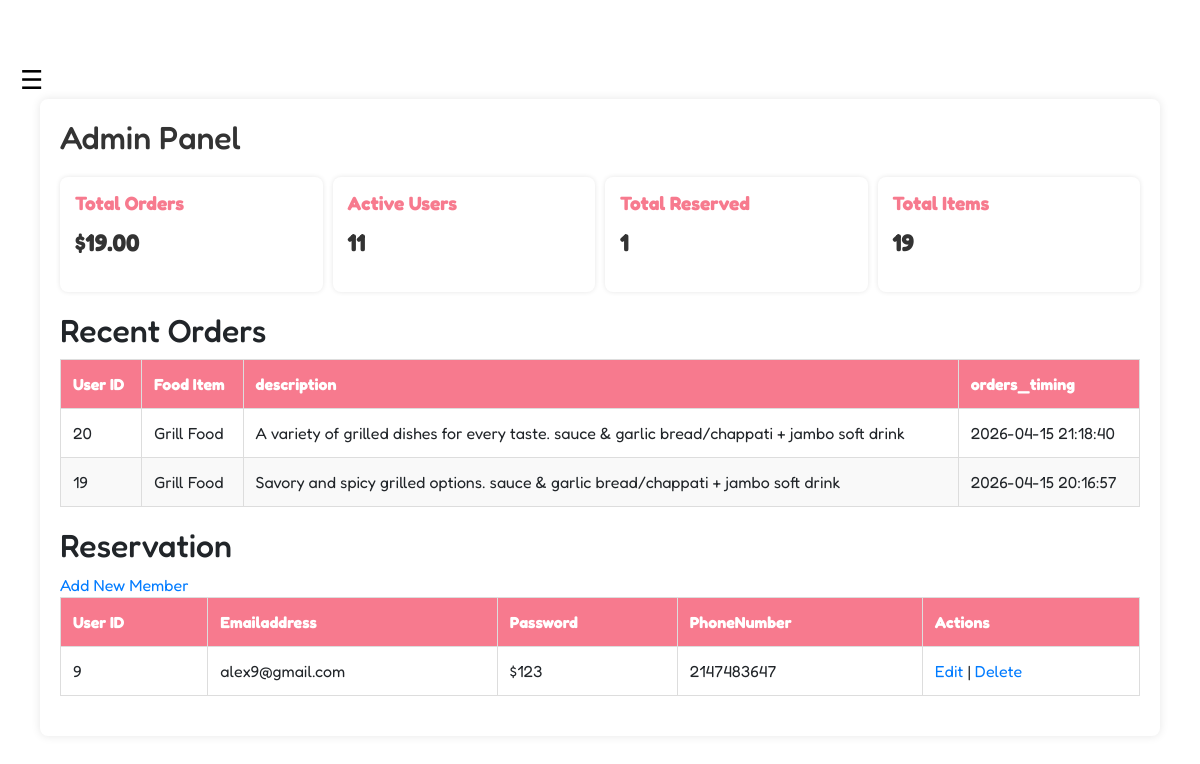
Screenshot of /admin/dashboard.php (signed in) with the database file from the repository.
### tables this page shows
CREATE TABLE `foodorders` (
  `id` int(11) NOT NULL,
  `username` varchar(150) NOT NULL,
  `email` varchar(100) NOT NULL,
  `phone` varchar(100) NOT NULL,
  `item` varchar(255) NOT NULL,
  `name` varchar(255) NOT NULL,
  `food_desc` varchar(200) NOT NULL,
  `image` varchar(250) NOT NULL,
  `quantity` int(11) NOT NULL DEFAULT 1,
  `address` text NOT NULL,
  `price` int(11) NOT NULL DEFAULT 2000,
  `total_price` int(11) NOT NULL,
  `status` varchar(50) NOT NULL DEFAULT 'Pending',
  `order_time` timestamp NOT NULL DEFAULT current_timestamp()
);

CREATE TABLE `customerorder` (
  `id` int(11) NOT NULL,
  `emailaddress` varchar(200) NOT NULL,
  `password` varchar(200) NOT NULL,
  `phonenumber` int(11) NOT NULL,
  `reservedate` datetime NOT NULL DEFAULT current_timestamp()
);

### admin/dashboard.php (the view, shortened to what this page needs)
<?php
 include("../connection.php");
$total_orders = 0;
$active_users = 0;
$total_reserved = 0;
$total_items = 0;
$sql = "SELECT COUNT(*) as email FROM foodorders";
$result = $conn->query($sql);
if ($result->num_rows > 0) {
    $row = $result->fetch_assoc();
    $total_orders= $row['email'];
}
$sql = "SELECT COUNT(DISTINCT id) as username FROM customerlogin";
$result = $conn->query($sql);
if ($result->num_rows > 0) {
    $row = $result->fetch_assoc();
    $active_users = $row['username'];
}
$sql = "SELECT COUNT(*) as Emailaddress FROM customerorder";
$result = $conn->query($sql);
if ($result->num_rows > 0) {
    $row = $result->fetch_assoc();
    $total_reserved = $row['Emailaddress'];
}
$sql = "SELECT COUNT(*) as items FROM foodorders";
$result = $conn->query($sql);
if ($result->num_rows > 0) {
    $row = $result->fetch_assoc();
    $total_items = $row['items'];
}
?>
<!DOCTYPE html>
<html lang="en">
<head>
    <link href="https://cdn.jsdelivr.net/npm/bootstrap@5.0.2/dist/css/bootstrap.min.css" rel="stylesheet">
<link rel="stylesheet" href="https://cdnjs.cloudflare.com/ajax/libs/font-awesome/6.5.2/css/all.min.css" />
</head>
<body>
<div class="content">
<header class="d-flex justify-content-between align-items-center">
    <button class="toggle-btn" onclick="toggleSidebar()">☰</button>
</header>
    <div class="container" id="box">
        <h1>Admin Panel</h1>
        <div class="metrics">
            <div class="metric">
                <h2>Total Orders</h2>
                <p>$<?php echo number_format($total_orders, 2); ?></p>
            </div>
            <div class="metric">
                <h2>Active Users</h2>
                <p><?php echo $active_users; ?></p>
            </div>
            <div class="metric">
                <h2>Total Reserved</h2>
                <p><?php echo $total_reserved; ?></p>
            </div>
            <div class="metric">
                <h2>Total Items</h2>
                <p><?php echo $total_items; ?></p>
            </div>
        </div>
        <h2>Recent Orders</h2>
        <table class="t1">
            <thead>
                <tr>
                    <th>User ID</th>
                    <th>Food Item</th>
                    <th>description</th>
                    <th>orders_timing</th>
                </tr>
            </thead>
            <tbody>
                <?php
                $sql = "SELECT id, name, food_desc, order_time FROM foodorders ORDER BY order_time DESC LIMIT 2";
                $result = $conn->query($sql);
                if ($result->num_rows > 0) {
                    while($row = $result->fetch_assoc()) {
                        echo "<tr>
                                <td>{$row['id']}</td>
                                <td>{$row['name']}</td>
                                <td>{$row['food_desc']}</td>
                                <td>{$row['order_time']}</td>
                              </tr>";
                    }
                } else {
                    echo "<tr><td colspan='5'>No recent orders</td></tr>";
                }
                ?>
            </tbody>
        </table>
        <h2>Reservation</h2>
        <a href="">Add New Member</a>
        <table class="t2">
            <thead>
                <tr>
                    <th>User ID</th>
                    <th>Emailaddress</th>
                    <th>Password</th>
                    <th>PhoneNumber</th>
                    <th>Actions</th>
                </tr>
            </thead>
            <tbody>
                <?php
                $sql = "SELECT id, emailaddress, password, phonenumber FROM customerorder";
                $result = $conn->query($sql);
                if ($result->num_rows > 0) {
                    while($row = $result->fetch_assoc()) {
                        echo "<tr>
                                <td>{$row['id']}</td>
                                <td>{$row['emailaddress']}</td>
                                <td>\${$row['password']}</td>
                                <td>{$row['phonenumber']}</td>
                                <td>
                                    <a href='Update.php?id={$row['id']}'>Edit</a> |
                                    <a href='Delete.php?id={$row['id']}'>Delete</a>
                                </td>
                              </tr>";
                    }
                } else {
                    echo "<tr><td colspan='5'>No Reserved Table available</td></tr>";
                }
                ?>
            </tbody>
        </table>
    </div>
</div>
</body>
</html>

### admin/dashboard.php (style rules this page uses)
* { margin:0; padding:0; box-sizing:border-box; font-family: 'Fredoka',sans-serif; }
.content { margin-left:0; padding:20px; transition:0.3s; }
.toggle-btn { font-size:26px; border:none; background:none; cursor:pointer; }
#box { max-width: 1120px; margin: 0 auto; background-color: #ffffff; padding: 20px; border-radius: 8px; box-shadow: 0 0 10px rgba(0, 0, 0, 0.1); }
h1 { font-size: 2em; margin-bottom: 20px; color: #333; }
.metrics { display: flex; justify-content: space-between; margin-bottom: 20px; }
.metric { flex: 1; border-radius: 8px; padding: 15px; margin-right: 10px; box-shadow: 0 0 5px rgba(0, 0, 0, 0.1); transition: background-color 0.3s, box-shadow 0.3s; }
.metric:last-child { margin-right: 0; }
.metric h2 { font-size: 1.2em; margin-bottom: 10px; color: rgb(247, 122, 142); font-weight:bold; }
.metric p { font-size: 1.5em; font-weight: bold; color: #333; }
table { width: 100%; border-collapse: collapse; margin-bottom: 20px; }
table, th, td { border: 1px solid #ddd; }
th, td { padding: 12px; text-align: left; }
th { background-color: rgb(247, 122, 142); color: #ffffff; font-weight: bold; }
td { background-color: #ffffff; transition: background-color 0.3s; }
tr:nth-child(even) td { background-color: #f9f9f9; }
a { color: #007bff; text-decoration: none; transition: color 0.3s; }
@media (max-width: 1200px) { button { margin-right:50px; margin-top:40px; } }

### rows the page displays
foodorders: id "20", name "Grill Food", food_desc "A variety of grilled dishes for every taste. sauce & garlic bread/chappati + jambo soft drink", order_time "2026-04-15 21:18:40"
foodorders: id "19", name "Grill Food", food_desc "Savory and spicy grilled options. sauce & garlic bread/chappati + jambo soft drink", order_time "2026-04-15 20:16:57"
customerorder: id "9", emailaddress "alex9@gmail.com", password "123", phonenumber "2147483647"

### other values shown
$total_orders "19.00"
$active_users "11"
$total_reserved "1"
$total_items "19"
